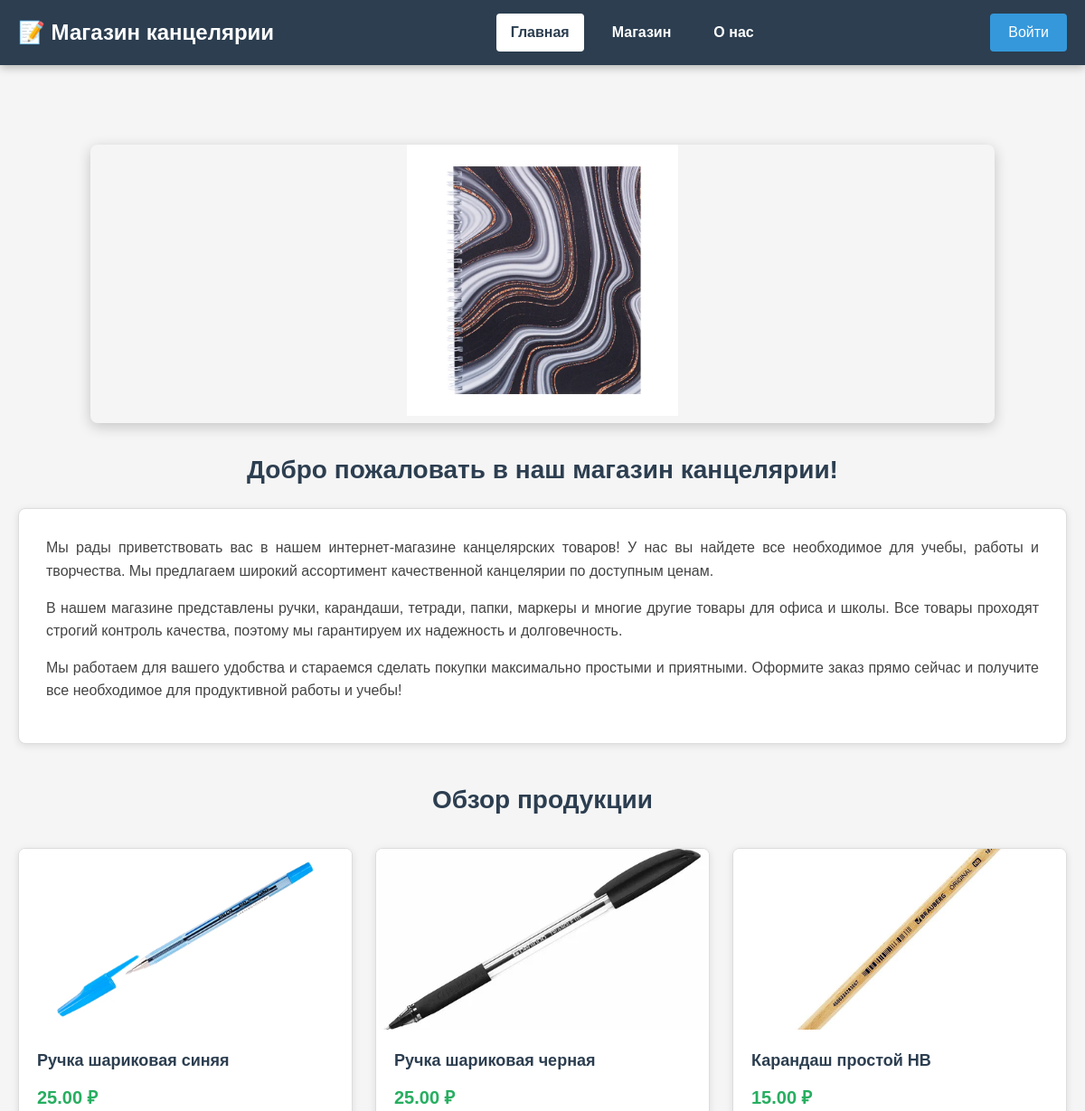
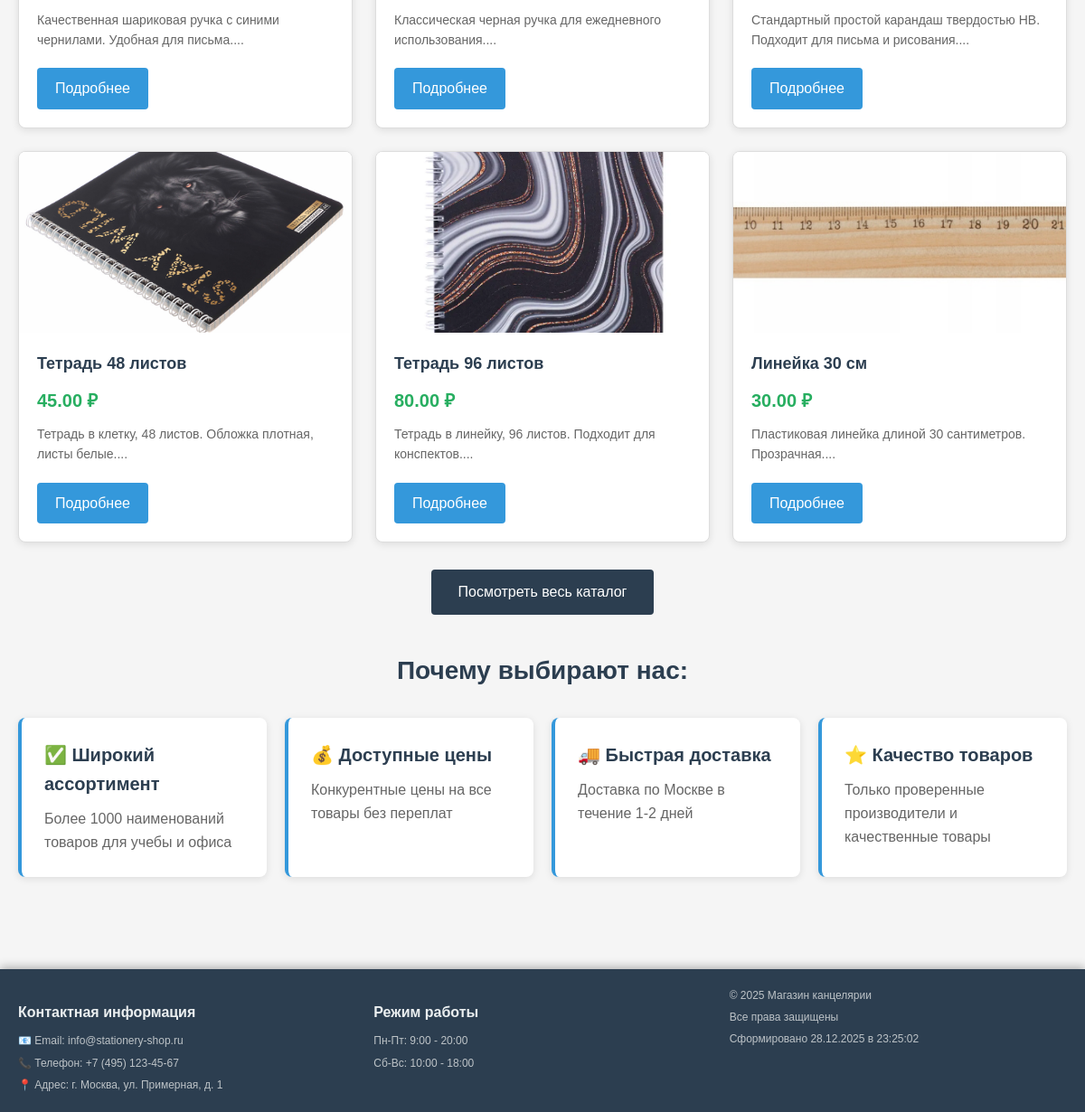
The page / on the database its author committed (2 pictures, top to bottom).
### tables this page shows
CREATE TABLE IF NOT EXISTS products (
    id INT AUTO_INCREMENT PRIMARY KEY,
    name VARCHAR(200) NOT NULL,
    description TEXT,
    price DECIMAL(10, 2) NOT NULL,
    image VARCHAR(255),
    category VARCHAR(100),
    characteristics TEXT,
    quantity INT DEFAULT 0,
    created_at TIMESTAMP DEFAULT CURRENT_TIMESTAMP
);

### index.php (the view, shortened to what this page needs)
<?php
include 'header.php';
$result = $mysql->query("SELECT * FROM products ORDER BY id LIMIT 6");
$featured_products = [];
while ($row = $result->fetch_assoc()) {
    $featured_products[] = $row;
}
?>
<div class="main-content">
    <div class="slideshow-container">
        <div class="slideshow">
            <img src="images/notebook_96.jpg" alt="Тетради" style="width:100%">
        </div>
    </div>
    <div class="welcome-section">
        <h2>Добро пожаловать в наш магазин канцелярии!</h2>
        <div class="text-block">
            <p>
                Мы рады приветствовать вас в нашем интернет-магазине канцелярских товаров!
                У нас вы найдете все необходимое для учебы, работы и творчества.
                Мы предлагаем широкий ассортимент качественной канцелярии по доступным ценам.
            </p>
            <p>
                В нашем магазине представлены ручки, карандаши, тетради, папки, маркеры
                и многие другие товары для офиса и школы. Все товары проходят строгий
                контроль качества, поэтому мы гарантируем их надежность и долговечность.
            </p>
            <p>
                Мы работаем для вашего удобства и стараемся сделать покупки максимально
                простыми и приятными. Оформите заказ прямо сейчас и получите все необходимое
                для продуктивной работы и учебы!
            </p>
        </div>
    </div>
    <div class="products-overview">
        <h2>Обзор продукции</h2>
        <div class="products-grid">
            <?php foreach ($featured_products as $product): ?>
                <div class="product-card">
                    <div class="product-image">
                        <img src="images/<?php echo htmlspecialchars($product['image']); ?>"
                             alt="<?php echo htmlspecialchars($product['name']); ?>"
                             onerror="this.src='images/no-image.jpg'">
                    </div>
                    <div class="product-info">
                        <h3><?php echo htmlspecialchars($product['name']); ?></h3>
                        <p class="product-price"><?php echo number_format($product['price'], 2, '.', ' '); ?> ₽</p>
                        <p class="product-description"><?php echo htmlspecialchars(mb_substr($product['description'], 0, 80)) . '...'; ?></p>
                        <a href="product.php?id=<?php echo $product['id']; ?>" class="view-product-btn">Подробнее</a>
                    </div>
                </div>
            <?php endforeach; ?>
        </div>
        <div class="view-all-section">
            <a href="shop.php" class="view-all-btn">Посмотреть весь каталог</a>
        </div>
    </div>
    <div class="features-section">
        <h2>Почему выбирают нас:</h2>
        <div class="features-list">
            <div class="feature-item">
                <h3>✅ Широкий ассортимент</h3>
                <p>Более 1000 наименований товаров для учебы и офиса</p>
            </div>
            <div class="feature-item">
                <h3>💰 Доступные цены</h3>
                <p>Конкурентные цены на все товары без переплат</p>
            </div>
            <div class="feature-item">
                <h3>🚚 Быстрая доставка</h3>
                <p>Доставка по Москве в течение 1-2 дней</p>
            </div>
            <div class="feature-item">
                <h3>⭐ Качество товаров</h3>
                <p>Только проверенные производители и качественные товары</p>
            </div>
        </div>
    </div>
</div>
<?php include 'footer.php'; ?>

### header.php (shortened to what this page needs)
<?php
$is_logged_in = isset($_SESSION['user_id']);
$current_user = null;
?>
<!DOCTYPE html>
<html lang="ru">
<head>
    <link rel="stylesheet" href="style.css">
</head>
<body>
    <div class="header">
        <div class="header-content">
            <div class="logo-section">
                <h1>📝 Магазин канцелярии</h1>
            </div>
            <nav class="navbar">
                <a href="index.php" class="<?php echo (basename($_SERVER['PHP_SELF']) == 'index.php') ? 'active' : ''; ?>">Главная</a>
                <a href="shop.php" class="<?php echo (basename($_SERVER['PHP_SELF']) == 'shop.php') ? 'active' : ''; ?>">Магазин</a>
                <a href="about.php" class="<?php echo (basename($_SERVER['PHP_SELF']) == 'about.php') ? 'active' : ''; ?>">О нас</a>
            </nav>
            <div class="auth-section">
                <?php if ($is_logged_in): ?>
                    <span class="user-info">Привет, <?php echo htmlspecialchars($current_user['login']); ?>!</span>
                    <a href="logout.php" class="logout-btn">Выйти</a>
                <?php else: ?>
                    <a href="login.php" class="login-btn">Войти</a>
                <?php endif; ?>
            </div>
        </div>
    </div>

### footer.php (shortened to what this page needs)
    <div class="footer">
        <div class="footer-content">
            <div class="footer-section">
                <h3>Контактная информация</h3>
                <p>📧 Email: info@stationery-shop.ru</p>
                <p>📞 Телефон: +7 (495) 123-45-67</p>
                <p>📍 Адрес: г. Москва, ул. Примерная, д. 1</p>
            </div>
            <div class="footer-section">
                <h3>Режим работы</h3>
                <p>Пн-Пт: 9:00 - 20:00</p>
                <p>Сб-Вс: 10:00 - 18:00</p>
            </div>
            <div class="footer-section">
                <p>&copy; 2025 Магазин канцелярии</p>
                <p>Все права защищены</p>
                <p>Сформировано <?php
                    echo date('d.m.Y \в H:i:s');
                ?></p>
            </div>
        </div>
    </div>
</body>
</html>

### style.css (style rules this page uses)
* { box-sizing: border-box; margin: 0; padding: 0; }
body { font-family: Arial, sans-serif; background: #f5f5f5; color: #333; line-height: 1.6; padding-top: 120px; padding-bottom: 200px; }
.header { background: #2c3e50; color: #fff; padding: 15px 0; position: fixed; top: 0; width: 100%; z-index: 1000; box-shadow: 0 2px 10px rgba(0, 0, 0, 0.3); }
.header-content { max-width: 1200px; margin: 0 auto; padding: 0 20px; display: flex; justify-content: space-between; align-items: center; flex-wrap: wrap; }
.logo-section h1 { font-size: 24px; margin: 0; }
.navbar { display: flex; gap: 15px; flex-wrap: wrap; }
.navbar a { text-decoration: none; color: #fff; font-weight: 600; padding: 8px 16px; border-radius: 4px; transition: all 0.3s ease; }
.navbar a.active { background: #fff; color: #2c3e50; }
.auth-section { display: flex; align-items: center; gap: 15px; }
.login-btn, .logout-btn { background: #3498db; color: white; padding: 8px 20px; text-decoration: none; border-radius: 4px; transition: background 0.3s ease; }
.main-content { max-width: 1200px; margin: 0 auto; padding: 20px; }
h2 { color: #2c3e50; margin: 30px 0 20px; font-size: 28px; text-align: center; }
h3 { color: #34495e; margin: 20px 0 10px; font-size: 20px; }
.slideshow-container { position: relative; margin: 20px auto; max-width: 1000px; border-radius: 8px; overflow: hidden; box-shadow: 0 4px 15px rgba(0, 0, 0, 0.2); }
.slideshow { display: none; animation: fade 1.5s; }
.slideshow img { width: 100%; height: auto; max-height: 300px; object-fit: contain; }
.text-block { background: #fff; padding: 30px; border-radius: 8px; margin: 20px 0; border: 1px solid #ddd; box-shadow: 0 2px 8px rgba(0, 0, 0, 0.1); }
.text-block p { margin-bottom: 15px; color: #444; text-align: justify; }
.products-overview { margin: 40px 0; }
.products-grid { display: grid; grid-template-columns: repeat(auto-fill, minmax(280px, 1fr)); gap: 25px; margin: 30px 0; }
.product-card { background: #fff; border-radius: 8px; overflow: hidden; box-shadow: 0 2px 8px rgba(0, 0, 0, 0.1); transition: transform 0.3s ease, box-shadow 0.3s ease; border: 1px solid #ddd; }
.product-image { width: 100%; height: 200px; overflow: hidden; background: #f8f8f8; }
.product-image img { width: 100%; height: 100%; object-fit: cover; }
.product-info { padding: 20px; }
.product-info h3 { font-size: 18px; margin: 0 0 10px 0; color: #2c3e50; }
.product-price { font-size: 20px; font-weight: bold; color: #27ae60; margin: 10px 0; }
.product-description { color: #666; font-size: 14px; margin: 10px 0; min-height: 40px; }
.view-product-btn { display: inline-block; background: #3498db; color: white; padding: 10px 20px; text-decoration: none; border-radius: 4px; margin-top: 10px; transition: background 0.3s ease; }
.view-all-section { text-align: center; margin: 30px 0; }
.view-all-btn { display: inline-block; background: #2c3e50; color: white; padding: 12px 30px; text-decoration: none; border-radius: 4px; font-size: 16px; transition: background 0.3s ease; }
.features-section { margin: 40px 0; }
.features-list { display: grid; grid-template-columns: repeat(auto-fit, minmax(250px, 1fr)); gap: 20px; margin: 30px 0; }
.feature-item { background: #fff; padding: 25px; border-radius: 8px; box-shadow: 0 2px 8px rgba(0, 0, 0, 0.1); border-left: 4px solid #3498db; }
.feature-item h3 { margin: 0 0 10px 0; color: #2c3e50; }
.feature-item p { color: #666; margin: 0; }
.footer { background: #2c3e50; color: #fff; padding: 15px 0; position: fixed; bottom: 0; width: 100%; box-shadow: 0 -2px 10px rgba(0, 0, 0, 0.3); }
.footer-content { max-width: 1200px; margin: 0 auto; padding: 0 20px; display: grid; grid-template-columns: repeat(auto-fit, minmax(250px, 1fr)); gap: 20px; }
.footer-section h3 { color: #ecf0f1; margin-bottom: 10px; font-size: 16px; }
.footer-section p { margin: 5px 0; color: #bdc3c7; font-size: 12px; }

### rows shown on the page
products: image (picture), name "Ручка шариковая синяя", price "25.00", description "Качественная шариковая ручка с синими чернилами. Удобная для письма."
products: image (picture), name "Ручка шариковая черная", price "25.00", description "Классическая черная ручка для ежедневного использования."
products: image (picture), name "Карандаш простой HB", price "15.00", description "Стандартный простой карандаш твердостью HB. Подходит для письма и рисования."
products: image (picture), name "Тетрадь 48 листов", price "45.00", description "Тетрадь в клетку, 48 листов. Обложка плотная, листы белые."
products: image (picture), name "Тетрадь 96 листов", price "80.00", description "Тетрадь в линейку, 96 листов. Подходит для конспектов."
products: image (picture), name "Линейка 30 см", price "30.00", description "Пластиковая линейка длиной 30 сантиметров. Прозрачная."
